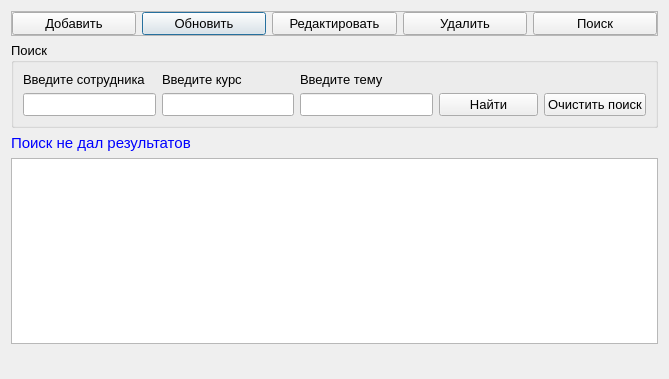
<?xml version="1.0" encoding="UTF-8"?>
<ui version="4.0">
 <class>PovyshKval</class>
 <widget class="QDialog" name="PovyshKval">
  <property name="geometry">
   <rect>
    <x>0</x>
    <y>0</y>
    <width>669</width>
    <height>379</height>
   </rect>
  </property>
  <property name="windowTitle">
   <string>Повышение квалификации</string>
  </property>
  <layout class="QGridLayout" name="gridLayout_3">
   <item row="0" column="0" colspan="3">
    <widget class="QFrame" name="frame">
     <property name="frameShape">
      <enum>QFrame::StyledPanel</enum>
     </property>
     <property name="frameShadow">
      <enum>QFrame::Raised</enum>
     </property>
     <layout class="QGridLayout" name="gridLayout_2">
      <property name="leftMargin">
       <number>0</number>
      </property>
      <property name="topMargin">
       <number>0</number>
      </property>
      <property name="rightMargin">
       <number>0</number>
      </property>
      <property name="bottomMargin">
       <number>0</number>
      </property>
      <item row="0" column="2">
       <widget class="QPushButton" name="pushButton_update">
        <property name="font">
         <font>
          <pointsize>10</pointsize>
         </font>
        </property>
        <property name="text">
         <string>Обновить</string>
        </property>
        <property name="icon">
         <iconset resource="resourses.qrc">
          <normaloff>:/img/img/refresh.png</normaloff>:/img/img/refresh.png</iconset>
        </property>
       </widget>
      </item>
      <item row="0" column="0">
       <widget class="QPushButton" name="pushButton_add">
        <property name="font">
         <font>
          <pointsize>10</pointsize>
         </font>
        </property>
        <property name="text">
         <string>Добавить</string>
        </property>
        <property name="icon">
         <iconset resource="resourses.qrc">
          <normaloff>:/img/img/add.png</normaloff>:/img/img/add.png</iconset>
        </property>
       </widget>
      </item>
      <item row="0" column="5">
       <widget class="QPushButton" name="pushButton_search">
        <property name="font">
         <font>
          <pointsize>10</pointsize>
         </font>
        </property>
        <property name="text">
         <string>Поиск</string>
        </property>
        <property name="icon">
         <iconset resource="resourses.qrc">
          <normaloff>:/img/img/find.png</normaloff>:/img/img/find.png</iconset>
        </property>
       </widget>
      </item>
      <item row="0" column="4">
       <widget class="QPushButton" name="pushButton_del">
        <property name="font">
         <font>
          <pointsize>10</pointsize>
         </font>
        </property>
        <property name="text">
         <string>Удалить</string>
        </property>
        <property name="icon">
         <iconset resource="resourses.qrc">
          <normaloff>:/img/img/delete.png</normaloff>:/img/img/delete.png</iconset>
        </property>
       </widget>
      </item>
      <item row="0" column="3">
       <widget class="QPushButton" name="pushButton_edit">
        <property name="font">
         <font>
          <pointsize>10</pointsize>
         </font>
        </property>
        <property name="text">
         <string>Редактировать</string>
        </property>
        <property name="icon">
         <iconset resource="resourses.qrc">
          <normaloff>:/img/img/edit.png</normaloff>:/img/img/edit.png</iconset>
        </property>
       </widget>
      </item>
     </layout>
    </widget>
   </item>
   <item row="1" column="0" colspan="3">
    <widget class="QGroupBox" name="groupBox_search">
     <property name="font">
      <font>
       <pointsize>10</pointsize>
      </font>
     </property>
     <property name="title">
      <string>Поиск</string>
     </property>
     <layout class="QGridLayout" name="gridLayout" columnstretch="4,4,4,3,3">
      <item row="0" column="0">
       <widget class="QLabel" name="label">
        <property name="font">
         <font>
          <pointsize>10</pointsize>
         </font>
        </property>
        <property name="text">
         <string>Введите сотрудника</string>
        </property>
       </widget>
      </item>
      <item row="0" column="1">
       <widget class="QLabel" name="label_3">
        <property name="font">
         <font>
          <pointsize>10</pointsize>
         </font>
        </property>
        <property name="text">
         <string>Введите курс</string>
        </property>
       </widget>
      </item>
      <item row="0" column="2">
       <widget class="QLabel" name="label_2">
        <property name="font">
         <font>
          <pointsize>10</pointsize>
         </font>
        </property>
        <property name="text">
         <string>Введите тему</string>
        </property>
       </widget>
      </item>
      <item row="1" column="2">
       <widget class="QLineEdit" name="lineEdit_tema">
        <property name="font">
         <font>
          <pointsize>10</pointsize>
         </font>
        </property>
        <property name="clearButtonEnabled">
         <bool>true</bool>
        </property>
       </widget>
      </item>
      <item row="1" column="3">
       <widget class="QPushButton" name="pushButton_find">
        <property name="font">
         <font>
          <pointsize>10</pointsize>
         </font>
        </property>
        <property name="text">
         <string>Найти</string>
        </property>
        <property name="icon">
         <iconset resource="resourses.qrc">
          <normaloff>:/img/img/findOk.png</normaloff>:/img/img/findOk.png</iconset>
        </property>
       </widget>
      </item>
      <item row="1" column="4">
       <widget class="QPushButton" name="pushButton_clear">
        <property name="font">
         <font>
          <pointsize>10</pointsize>
         </font>
        </property>
        <property name="text">
         <string>Очистить поиск</string>
        </property>
        <property name="icon">
         <iconset resource="resourses.qrc">
          <normaloff>:/img/img/clear.png</normaloff>:/img/img/clear.png</iconset>
        </property>
       </widget>
      </item>
      <item row="1" column="0">
       <widget class="QLineEdit" name="lineEdit_sotr">
        <property name="clearButtonEnabled">
         <bool>true</bool>
        </property>
       </widget>
      </item>
      <item row="1" column="1">
       <widget class="QLineEdit" name="lineEdit_kurs">
        <property name="clearButtonEnabled">
         <bool>true</bool>
        </property>
       </widget>
      </item>
     </layout>
    </widget>
   </item>
   <item row="2" column="0" colspan="2">
    <widget class="QLabel" name="label_result">
     <property name="maximumSize">
      <size>
       <width>16777215</width>
       <height>20</height>
      </size>
     </property>
     <property name="font">
      <font>
       <pointsize>11</pointsize>
      </font>
     </property>
     <property name="styleSheet">
      <string notr="true">color:rgb(0, 0, 255)</string>
     </property>
     <property name="text">
      <string>Поиск не дал результатов</string>
     </property>
    </widget>
   </item>
   <item row="3" column="0" colspan="3">
    <widget class="QTableView" name="tableView_povyshKval">
     <property name="font">
      <font>
       <pointsize>10</pointsize>
      </font>
     </property>
     <property name="contextMenuPolicy">
      <enum>Qt::ActionsContextMenu</enum>
     </property>
     <property name="alternatingRowColors">
      <bool>true</bool>
     </property>
     <property name="selectionMode">
      <enum>QAbstractItemView::SingleSelection</enum>
     </property>
     <property name="selectionBehavior">
      <enum>QAbstractItemView::SelectRows</enum>
     </property>
    </widget>
   </item>
   <item row="4" column="0" colspan="3">
    <widget class="QLabel" name="label_naideno">
     <property name="font">
      <font>
       <pointsize>12</pointsize>
      </font>
     </property>
     <property name="styleSheet">
      <string notr="true">color:rgb(85, 0, 255)</string>
     </property>
     <property name="text">
      <string/>
     </property>
    </widget>
   </item>
  </layout>
  <action name="actionEdit">
   <property name="icon">
    <iconset resource="resourses.qrc">
     <normaloff>:/img/img/edit.png</normaloff>:/img/img/edit.png</iconset>
   </property>
   <property name="text">
    <string>Редактировать выбранную запись</string>
   </property>
  </action>
  <action name="actionDelete">
   <property name="icon">
    <iconset resource="resourses.qrc">
     <normaloff>:/img/img/delete.png</normaloff>:/img/img/delete.png</iconset>
   </property>
   <property name="text">
    <string>Удалить выбранную запись</string>
   </property>
  </action>
  <action name="actionOpenFiles">
   <property name="icon">
    <iconset resource="resourses.qrc">
     <normaloff>:/img/img/1134892.png</normaloff>:/img/img/1134892.png</iconset>
   </property>
   <property name="text">
    <string>Открыть файл</string>
   </property>
   <property name="toolTip">
    <string>Открыть файл</string>
   </property>
  </action>
 </widget>
 <resources>
  <include location="resourses.qrc"/>
 </resources>
 <connections/>
</ui>
